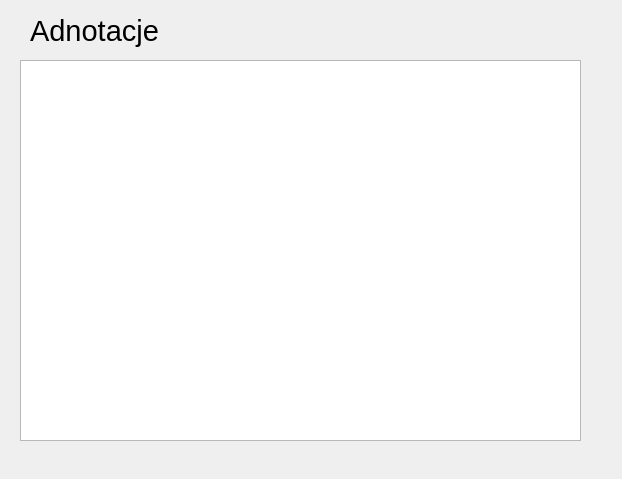
<?xml version="1.0" encoding="UTF-8"?>
<ui version="4.0">
 <class>annotation_statistics_window</class>
 <widget class="QWidget" name="annotation_statistics_window">
  <property name="windowModality">
   <enum>Qt::WindowModal</enum>
  </property>
  <property name="geometry">
   <rect>
    <x>0</x>
    <y>0</y>
    <width>622</width>
    <height>479</height>
   </rect>
  </property>
  <property name="font">
   <font>
    <pointsize>9</pointsize>
   </font>
  </property>
  <property name="windowTitle">
   <string>Adnotacje</string>
  </property>
  <widget class="QListWidget" name="annotation_listWidget">
   <property name="geometry">
    <rect>
     <x>20</x>
     <y>60</y>
     <width>561</width>
     <height>381</height>
    </rect>
   </property>
   <property name="font">
    <font>
     <pointsize>16</pointsize>
    </font>
   </property>
   <property name="viewMode">
    <enum>QListView::ListMode</enum>
   </property>
  </widget>
  <widget class="QLabel" name="title_label">
   <property name="geometry">
    <rect>
     <x>30</x>
     <y>10</y>
     <width>311</width>
     <height>41</height>
    </rect>
   </property>
   <property name="font">
    <font>
     <pointsize>22</pointsize>
    </font>
   </property>
   <property name="text">
    <string>Adnotacje</string>
   </property>
  </widget>
 </widget>
 <resources/>
 <connections/>
</ui>
